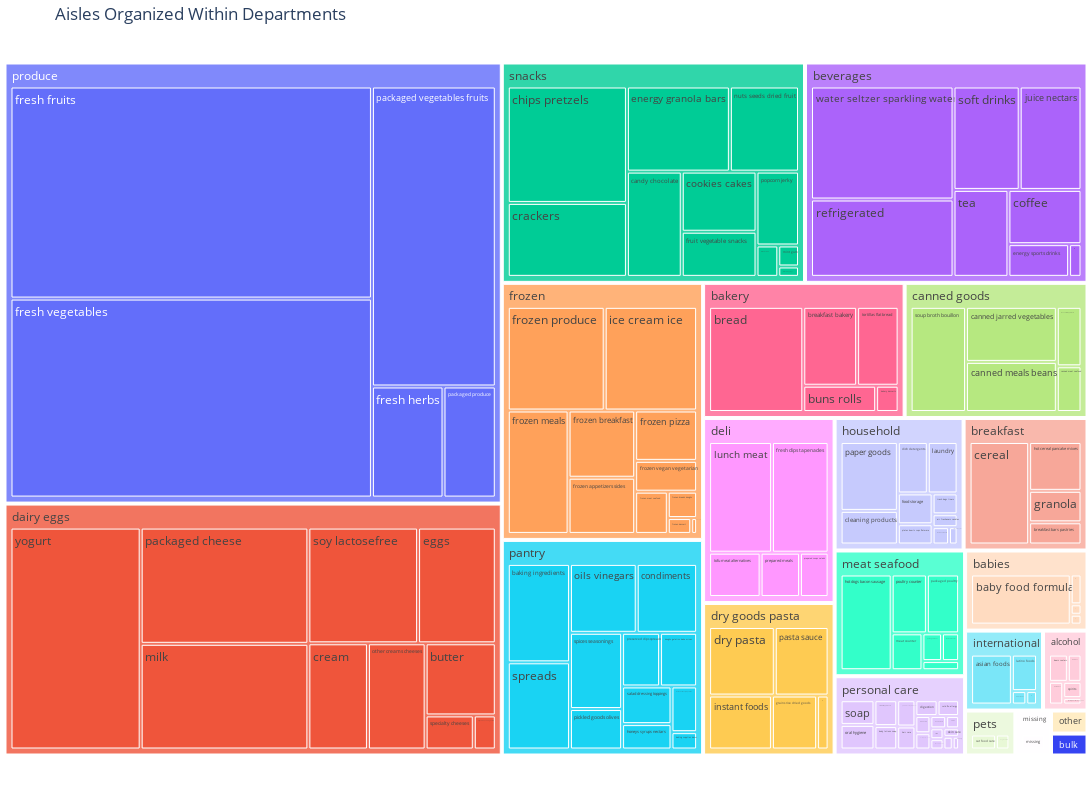

Notebook cell for this chart:
### Code cell
aisle_count = order_products_prior_combined_products.groupby(['department', 'aisle']).size().reset_index(name='count')

# Plot the treemap using plotly express
fig = px.treemap(aisle_count, path=['department', 'aisle'], values='count')

# Update layout for better visibility
fig.update_layout(
    title='Aisles Organized Within Departments',
    width=1200,
    height=800,
    margin=dict(t=40, l=0, r=0, b=40),
)

fig.show()

### Figure 1 — Plotly figure (JSON) as saved in the notebook; plotly's stock layout.template omitted (floating-point values rounded to 4 significant figures; data arrays with more than 128 entries replaced by an {"elided": "..."} marker saying what was removed)
{"data": [{"branchvalues": "total", "domain": {"x": [0, 1], "y": [0, 1]}, "hovertemplate": "labels=%{label}<br>count=%{value}<br>parent=%{parent}<br>id=%{id}<extra></extra>", "ids": {"elided": "155 str values"}, "labels": {"elided": "155 str values"}, "name": "", "parents": {"elided": "155 str values"}, "type": "treemap", "values": {"elided": "155 int values"}}], "layout": {"height": 800, "legend": {"tracegroupgap": 0}, "margin": {"b": 40, "l": 0, "r": 0, "t": 40}, "title": {"text": "Aisles Organized Within Departments"}, "width": 1200}}
